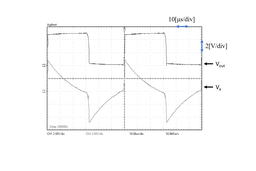
#> input picture Digital_Circuit_I/images/223kc-Vout-Va.png, 256 x 171 px, shrunk from 1500 x 1000 before the run, found by its file name; its folder holds only this picture in this run
$ jupyter execute 'グレースケール化.ipynb'
#> lines starting #> are read from the running program, lines starting #| are printed output that depends on the picture
[cell 1]
import os
import cv2
import numpy as np
import pathlib as pl
import matplotlib.pyplot as plt
print(os.getcwd())

[cell 2]
print(os.listdir(os.getcwd()))
path = 'images'
print(path)
files = os.listdir(path)
print(files)

[cell 3]
pl.Path('Result\\Reverse').mkdir(exist_ok=True)
for i, name in enumerate(files):
    print(str(i+1) + "ファイル目 : " + path + "\\" + name)
    img = cv2.imread(path + "\\" + name)
#> img is the input picture: shape (171, 256, 3); mean B, G, R 251, 250.9, 250.9
    img = cv2.cvtColor(img, cv2.COLOR_BGR2RGB)
    print(img.shape)
#| (171, 256, 3)

    for x in range(img.shape[0]):
        for y in range(img.shape[1]):
            for z in range(img.shape[2]):
                img[x][y][z] = 255 - img[x][y][z]
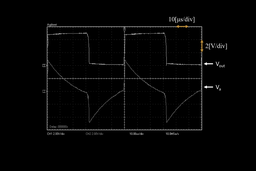
#> img: shape (171, 256, 3); mean R, G, B 4.1, 4.1, 4

    plt.figure(dpi=1000)
    plt.tick_params(labelbottom=False,
                    labelleft=False,
                    labelright=False,
                    labeltop=False,
                    bottom=False,
                    left=False,
                    right=False,
                    top=False)
    plt.gca().spines['right'].set_visible(False)
    plt.gca().spines['top'].set_visible(False)
    plt.gca().spines['left'].set_visible(False)
    plt.gca().spines['bottom'].set_visible(False)
    plt.imshow(img)
    plt.grid(False)
    plt.savefig("Result\\reverse-" + name.split(".")[0] + ".png")

[cell 4]
pl.Path('Result\\Monotone').mkdir(exist_ok=True)
for i, name in enumerate(files):
    print(str(i+1) + "ファイル目 : " + path + "\\" + name)
    img = cv2.imread(path + "\\" + name)
    img = cv2.cvtColor(img, cv2.COLOR_BGR2RGB)
    print(img.shape)
#| (171, 256, 3)

    for x in range(img.shape[0]):
        for y in range(img.shape[1]):
            temp = 0.3 * img[x][y][0] + 0.6 * img[x][y][1] + 0.1 * img[x][y][2]
            for z in range(img.shape[2]):
                img[x][y][z] = 255 - temp

    plt.figure(dpi=1000)
    plt.tick_params(labelbottom=False,
                    labelleft=False,
                    labelright=False,
                    labeltop=False,
                    bottom=False,
                    left=False,
                    right=False,
                    top=False)
    plt.gca().spines['right'].set_visible(False)
    plt.gca().spines['top'].set_visible(False)
    plt.gca().spines['left'].set_visible(False)
    plt.gca().spines['bottom'].set_visible(False)
    plt.imshow(img)
    plt.grid(False)
    plt.savefig("Result\\Monotone\\mono-" + name.split(".")[0] + ".png")


$ run again, on Digital_Circuit_I/images/224j-Vout-Va.png
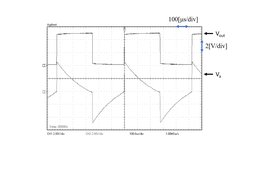
#> input picture Digital_Circuit_I/images/224j-Vout-Va.png, 256 x 171 px, shrunk from 1500 x 1000 before the run, found by its file name
#> img is the input picture: shape (171, 256, 3); mean B, G, R 250.9, 250.8, 250.8
#| (171, 256, 3)
#> after the loop `for x in range(img.shape[0]):`:
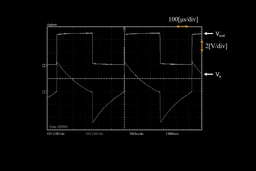
#> img: shape (171, 256, 3); mean R, G, B 4.2, 4.2, 4.1
#| (171, 256, 3)

$ run again, on Digital_Circuit_I/images/224j-Vout-Vb.png
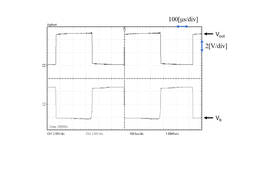
#> input picture Digital_Circuit_I/images/224j-Vout-Vb.png, 256 x 171 px, shrunk from 1500 x 1000 before the run, found by its file name
#> img is the input picture: shape (171, 256, 3); mean B, G, R 250.9, 250.8, 250.8
#| (171, 256, 3)
#> after the loop `for x in range(img.shape[0]):`:
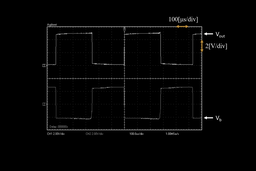
#> img: shape (171, 256, 3); mean R, G, B 4.2, 4.2, 4.1
#| (171, 256, 3)
